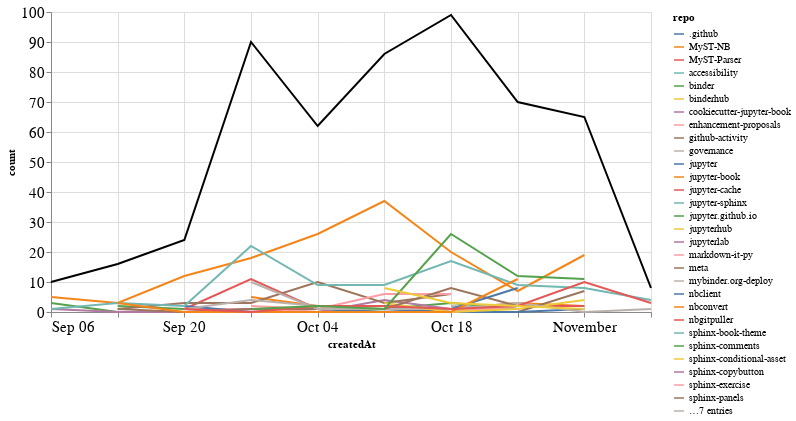

Write notebook code for a chart like this one.
### Markdown cell above
## Comments

### Code cell
comments_time = comments.groupby('repo').resample('W', on='createdAt').count()['author'].reset_index()
comments_time = comments_time.rename(columns={'author': 'count'})
comments_time_total = comments_time.groupby('createdAt').agg({"count": "sum"}).reset_index()
ch1 = alt.Chart(comments_time, width=600).mark_line().encode(
    x='createdAt',
    y='count',
    color='repo',
    tooltip="repo"
)

ch2 = alt.Chart(comments_time_total, width=600).mark_line(color="black").encode(
    x='createdAt',
    y='count',
)

ch1 + ch2

### Figure 1 — Vega-Lite specification as saved in the notebook (floating-point values rounded to 4 significant figures; data arrays with more than 128 entries replaced by an {"elided": "..."} marker saying what was removed)
{"config": {"axisLeft": {"labelFontSize": 15}, "axisBottom": {"labelFontSize": 15}}, "layer": [{"data": {"name": "data-905b57e8e4e1aa919cfdcf2f513b3415"}, "mark": "line", "encoding": {"color": {"type": "nominal", "field": "repo"}, "tooltip": {"type": "nominal", "field": "repo"}, "x": {"type": "temporal", "field": "createdAt"}, "y": {"type": "quantitative", "field": "count"}}, "width": 600}, {"data": {"name": "data-a3440af7e35fbcdc6952c1c04883801a"}, "mark": {"type": "line", "color": "black"}, "encoding": {"x": {"type": "temporal", "field": "createdAt"}, "y": {"type": "quantitative", "field": "count"}}, "width": 600}], "$schema": "https://vega.github.io/schema/vega-lite/v4.8.1.json", "datasets": {"data-905b57e8e4e1aa919cfdcf2f513b3415": {"elided": "146 records"}, "data-a3440af7e35fbcdc6952c1c04883801a": [{"createdAt": "2020-09-06T00:00:00", "count": 10}, {"createdAt": "2020-09-13T00:00:00", "count": 16}, {"createdAt": "2020-09-20T00:00:00", "count": 24}, {"createdAt": "2020-09-27T00:00:00", "count": 90}, {"createdAt": "2020-10-04T00:00:00", "count": 62}, {"createdAt": "2020-10-11T00:00:00", "count": 86}, {"createdAt": "2020-10-18T00:00:00", "count": 99}, {"createdAt": "2020-10-25T00:00:00", "count": 70}, {"createdAt": "2020-11-01T00:00:00", "count": 65}, {"createdAt": "2020-11-08T00:00:00", "count": 8}]}}
